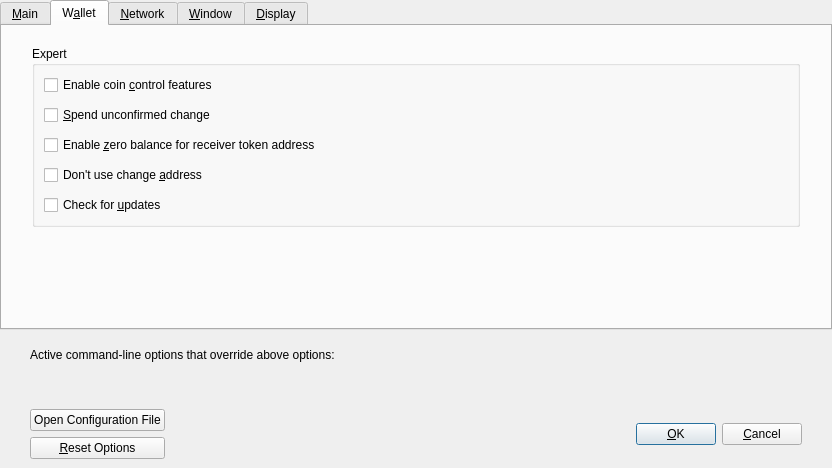
<?xml version="1.0" encoding="UTF-8"?>
<ui version="4.0">
 <class>OptionsDialog</class>
 <widget class="QDialog" name="OptionsDialog">
  <property name="geometry">
   <rect>
    <x>0</x>
    <y>0</y>
    <width>832</width>
    <height>468</height>
   </rect>
  </property>
  <property name="windowTitle">
   <string>Options</string>
  </property>
  <property name="modal">
   <bool>true</bool>
  </property>
  <layout class="QVBoxLayout" name="verticalLayout">
   <property name="leftMargin">
    <number>0</number>
   </property>
   <property name="topMargin">
    <number>0</number>
   </property>
   <property name="rightMargin">
    <number>0</number>
   </property>
   <property name="bottomMargin">
    <number>0</number>
   </property>
   <item>
    <widget class="QTabWidget" name="tabWidget">
     <property name="currentIndex">
      <number>1</number>
     </property>
     <widget class="QWidget" name="tabMain">
      <attribute name="title">
       <string>&amp;Main</string>
      </attribute>
      <layout class="QVBoxLayout" name="verticalLayout_3">
       <property name="spacing">
        <number>10</number>
       </property>
       <property name="leftMargin">
        <number>30</number>
       </property>
       <property name="topMargin">
        <number>20</number>
       </property>
       <property name="rightMargin">
        <number>30</number>
       </property>
       <property name="bottomMargin">
        <number>20</number>
       </property>
       <item>
        <widget class="QCheckBox" name="bitcoinAtStartup">
         <property name="toolTip">
          <string>Automatically start %1 after logging in to the system.</string>
         </property>
         <property name="text">
          <string>&amp;Start %1 on system login</string>
         </property>
        </widget>
       </item>
       <item>
        <layout class="QGridLayout" name="gridLayout">
         <property name="verticalSpacing">
          <number>10</number>
         </property>
         <item row="0" column="0">
          <widget class="QLabel" name="databaseCacheLabel">
           <property name="text">
            <string>Size of &amp;database cache</string>
           </property>
           <property name="textFormat">
            <enum>Qt::PlainText</enum>
           </property>
           <property name="buddy">
            <cstring>databaseCache</cstring>
           </property>
          </widget>
         </item>
         <item row="0" column="1">
          <layout class="QHBoxLayout" name="horizontalLayout_2_Main">
           <item>
            <widget class="QSpinBox" name="databaseCache">
             <property name="minimumSize">
              <size>
               <width>100</width>
               <height>0</height>
              </size>
             </property>
            </widget>
           </item>
           <item>
            <widget class="QLabel" name="databaseCacheUnitLabel">
             <property name="text">
              <string>MB</string>
             </property>
             <property name="textFormat">
              <enum>Qt::PlainText</enum>
             </property>
            </widget>
           </item>
           <item>
            <spacer name="horizontalSpacer_2_Main">
             <property name="orientation">
              <enum>Qt::Horizontal</enum>
             </property>
             <property name="sizeHint" stdset="0">
              <size>
               <width>40</width>
               <height>20</height>
              </size>
             </property>
            </spacer>
           </item>
          </layout>
         </item>
         <item row="1" column="0">
          <widget class="QLabel" name="threadsScriptVerifLabel">
           <property name="text">
            <string>Number of script &amp;verification threads</string>
           </property>
           <property name="textFormat">
            <enum>Qt::PlainText</enum>
           </property>
           <property name="buddy">
            <cstring>threadsScriptVerif</cstring>
           </property>
          </widget>
         </item>
         <item row="1" column="1">
          <layout class="QHBoxLayout" name="horizontalLayout_3_Main">
           <item>
            <widget class="QSpinBox" name="threadsScriptVerif">
             <property name="minimumSize">
              <size>
               <width>100</width>
               <height>0</height>
              </size>
             </property>
             <property name="toolTip">
              <string>(0 = auto, &lt;0 = leave that many cores free)</string>
             </property>
            </widget>
           </item>
           <item>
            <spacer name="horizontalSpacer_3_Main">
             <property name="orientation">
              <enum>Qt::Horizontal</enum>
             </property>
             <property name="sizeHint" stdset="0">
              <size>
               <width>40</width>
               <height>20</height>
              </size>
             </property>
            </spacer>
           </item>
          </layout>
         </item>
         <item row="2" column="0">
          <widget class="QLabel" name="reserveBalanceLabel">
           <property name="text">
            <string>Reserve</string>
           </property>
           <property name="textFormat">
            <enum>Qt::PlainText</enum>
           </property>
           <property name="buddy">
            <cstring>threadsScriptVerif</cstring>
           </property>
          </widget>
         </item>
         <item row="2" column="1">
          <layout class="QHBoxLayout" name="horizontalLayout_3_Main_3">
           <item>
            <widget class="BitcoinAmountField" name="reserveBalance">
             <property name="toolTip">
              <string>(0 = auto, &lt;0 = leave that many cores free)</string>
             </property>
            </widget>
           </item>
           <item>
            <spacer name="horizontalSpacer_3_Main_3">
             <property name="orientation">
              <enum>Qt::Horizontal</enum>
             </property>
             <property name="sizeHint" stdset="0">
              <size>
               <width>40</width>
               <height>20</height>
              </size>
             </property>
            </spacer>
           </item>
          </layout>
         </item>
        </layout>
       </item>
       <item>
        <widget class="QCheckBox" name="logEvents">
         <property name="text">
          <string>Enable  log &amp;events</string>
         </property>
        </widget>
       </item>
       <item>
        <spacer name="verticalSpacer_Main">
         <property name="orientation">
          <enum>Qt::Vertical</enum>
         </property>
         <property name="sizeHint" stdset="0">
          <size>
           <width>20</width>
           <height>40</height>
          </size>
         </property>
        </spacer>
       </item>
      </layout>
     </widget>
     <widget class="QWidget" name="tabWallet">
      <attribute name="title">
       <string>W&amp;allet</string>
      </attribute>
      <layout class="QVBoxLayout" name="verticalLayout_Wallet">
       <property name="spacing">
        <number>10</number>
       </property>
       <property name="leftMargin">
        <number>30</number>
       </property>
       <property name="topMargin">
        <number>20</number>
       </property>
       <property name="rightMargin">
        <number>30</number>
       </property>
       <property name="bottomMargin">
        <number>20</number>
       </property>
       <item>
        <widget class="QGroupBox" name="groupBox">
         <property name="title">
          <string>Expert</string>
         </property>
         <layout class="QVBoxLayout" name="verticalLayout_2">
          <property name="spacing">
           <number>10</number>
          </property>
          <item>
           <widget class="QCheckBox" name="coinControlFeatures">
            <property name="toolTip">
             <string>Whether to show coin control features or not.</string>
            </property>
            <property name="text">
             <string>Enable coin &amp;control features</string>
            </property>
           </widget>
          </item>
          <item>
           <widget class="QCheckBox" name="spendZeroConfChange">
            <property name="toolTip">
             <string>If you disable the spending of unconfirmed change, the change from a transaction cannot be used until that transaction has at least one confirmation. This also affects how your balance is computed.</string>
            </property>
            <property name="text">
             <string>&amp;Spend unconfirmed change</string>
            </property>
           </widget>
          </item>
          <item>
           <widget class="QCheckBox" name="zeroBalanceAddressToken">
            <property name="text">
             <string>Enable &amp;zero balance for receiver token address</string>
            </property>
           </widget>
          </item>
          <item>
           <widget class="QCheckBox" name="notUseChangeAddress">
            <property name="text">
             <string>Don't use change &amp;address</string>
            </property>
           </widget>
          </item>
          <item>
           <widget class="QCheckBox" name="checkForUpdates">
            <property name="text">
             <string>Check for &amp;updates</string>
            </property>
           </widget>
          </item>
         </layout>
        </widget>
       </item>
       <item>
        <spacer name="verticalSpacer_Wallet">
         <property name="orientation">
          <enum>Qt::Vertical</enum>
         </property>
         <property name="sizeHint" stdset="0">
          <size>
           <width>20</width>
           <height>40</height>
          </size>
         </property>
        </spacer>
       </item>
      </layout>
     </widget>
     <widget class="QWidget" name="tabNetwork">
      <attribute name="title">
       <string>&amp;Network</string>
      </attribute>
      <layout class="QVBoxLayout" name="verticalLayout_Network">
       <property name="spacing">
        <number>10</number>
       </property>
       <property name="leftMargin">
        <number>30</number>
       </property>
       <property name="topMargin">
        <number>20</number>
       </property>
       <property name="rightMargin">
        <number>30</number>
       </property>
       <property name="bottomMargin">
        <number>20</number>
       </property>
       <item>
        <widget class="QCheckBox" name="mapPortUpnp">
         <property name="toolTip">
          <string>Automatically open the Bitcoin client port on the router. This only works when your router supports UPnP and it is enabled.</string>
         </property>
         <property name="text">
          <string>Map port using &amp;UPnP</string>
         </property>
        </widget>
       </item>
       <item>
        <widget class="QCheckBox" name="allowIncoming">
         <property name="toolTip">
          <string>Accept connections from outside.</string>
         </property>
         <property name="text">
          <string>Allow incomin&amp;g connections</string>
         </property>
        </widget>
       </item>
       <item>
        <widget class="QCheckBox" name="connectSocks">
         <property name="toolTip">
          <string>Connect to the Bitcoin network through a SOCKS5 proxy.</string>
         </property>
         <property name="text">
          <string>&amp;Connect through SOCKS5 proxy (default proxy):</string>
         </property>
        </widget>
       </item>
       <item>
        <layout class="QHBoxLayout" name="horizontalLayout_1_Network">
         <item>
          <widget class="QLabel" name="proxyIpLabel">
           <property name="text">
            <string>Proxy &amp;IP:</string>
           </property>
           <property name="textFormat">
            <enum>Qt::PlainText</enum>
           </property>
           <property name="buddy">
            <cstring>proxyIp</cstring>
           </property>
          </widget>
         </item>
         <item>
          <widget class="QValidatedLineEdit" name="proxyIp">
           <property name="minimumSize">
            <size>
             <width>140</width>
             <height>0</height>
            </size>
           </property>
           <property name="maximumSize">
            <size>
             <width>140</width>
             <height>16777215</height>
            </size>
           </property>
           <property name="toolTip">
            <string>IP address of the proxy (e.g. IPv4: 127.0.0.1 / IPv6: ::1)</string>
           </property>
          </widget>
         </item>
         <item>
          <widget class="QLabel" name="proxyPortLabel">
           <property name="text">
            <string>&amp;Port:</string>
           </property>
           <property name="textFormat">
            <enum>Qt::PlainText</enum>
           </property>
           <property name="buddy">
            <cstring>proxyPort</cstring>
           </property>
          </widget>
         </item>
         <item>
          <widget class="QLineEdit" name="proxyPort">
           <property name="minimumSize">
            <size>
             <width>55</width>
             <height>0</height>
            </size>
           </property>
           <property name="maximumSize">
            <size>
             <width>55</width>
             <height>16777215</height>
            </size>
           </property>
           <property name="toolTip">
            <string>Port of the proxy (e.g. 9050)</string>
           </property>
          </widget>
         </item>
         <item>
          <spacer name="horizontalSpacer_1_Network">
           <property name="orientation">
            <enum>Qt::Horizontal</enum>
           </property>
           <property name="sizeHint" stdset="0">
            <size>
             <width>40</width>
             <height>20</height>
            </size>
           </property>
          </spacer>
         </item>
        </layout>
       </item>
       <item>
        <layout class="QHBoxLayout" name="horizontalLayout_2_Network">
         <item>
          <widget class="QLabel" name="proxyActiveNets">
           <property name="text">
            <string>Used for reaching peers via:</string>
           </property>
           <property name="textFormat">
            <enum>Qt::PlainText</enum>
           </property>
          </widget>
         </item>
         <item>
          <widget class="QCheckBox" name="proxyReachIPv4">
           <property name="enabled">
            <bool>false</bool>
           </property>
           <property name="toolTip">
            <string>Shows if the supplied default SOCKS5 proxy is used to reach peers via this network type.</string>
           </property>
           <property name="text">
            <string/>
           </property>
          </widget>
         </item>
         <item>
          <widget class="QLabel" name="proxyReachIPv4Label">
           <property name="text">
            <string>IPv4</string>
           </property>
           <property name="textFormat">
            <enum>Qt::PlainText</enum>
           </property>
          </widget>
         </item>
         <item>
          <widget class="QCheckBox" name="proxyReachIPv6">
           <property name="enabled">
            <bool>false</bool>
           </property>
           <property name="toolTip">
            <string>Shows if the supplied default SOCKS5 proxy is used to reach peers via this network type.</string>
           </property>
           <property name="text">
            <string/>
           </property>
          </widget>
         </item>
         <item>
          <widget class="QLabel" name="proxyReachIPv6Label">
           <property name="text">
            <string>IPv6</string>
           </property>
           <property name="textFormat">
            <enum>Qt::PlainText</enum>
           </property>
          </widget>
         </item>
         <item>
          <widget class="QCheckBox" name="proxyReachTor">
           <property name="enabled">
            <bool>false</bool>
           </property>
           <property name="toolTip">
            <string>Shows if the supplied default SOCKS5 proxy is used to reach peers via this network type.</string>
           </property>
           <property name="text">
            <string/>
           </property>
          </widget>
         </item>
         <item>
          <widget class="QLabel" name="proxyReachTorLabel">
           <property name="text">
            <string>Tor</string>
           </property>
           <property name="textFormat">
            <enum>Qt::PlainText</enum>
           </property>
          </widget>
         </item>
         <item>
          <spacer name="horizontalSpacer_2_Network">
           <property name="orientation">
            <enum>Qt::Horizontal</enum>
           </property>
           <property name="sizeHint" stdset="0">
            <size>
             <width>40</width>
             <height>20</height>
            </size>
           </property>
          </spacer>
         </item>
        </layout>
       </item>
       <item>
        <widget class="QCheckBox" name="connectSocksTor">
         <property name="toolTip">
          <string>Connect to the Bitcoin network through a separate SOCKS5 proxy for Tor hidden services.</string>
         </property>
         <property name="text">
          <string>Use separate SOCKS&amp;5 proxy to reach peers via Tor hidden services:</string>
         </property>
        </widget>
       </item>
       <item>
        <layout class="QHBoxLayout" name="horizontalLayout_3_Network">
         <item>
          <widget class="QLabel" name="proxyIpTorLabel">
           <property name="text">
            <string>Proxy &amp;IP:</string>
           </property>
           <property name="textFormat">
            <enum>Qt::PlainText</enum>
           </property>
           <property name="buddy">
            <cstring>proxyIpTor</cstring>
           </property>
          </widget>
         </item>
         <item>
          <widget class="QValidatedLineEdit" name="proxyIpTor">
           <property name="minimumSize">
            <size>
             <width>140</width>
             <height>0</height>
            </size>
           </property>
           <property name="maximumSize">
            <size>
             <width>140</width>
             <height>16777215</height>
            </size>
           </property>
           <property name="toolTip">
            <string>IP address of the proxy (e.g. IPv4: 127.0.0.1 / IPv6: ::1)</string>
           </property>
          </widget>
         </item>
         <item>
          <widget class="QLabel" name="proxyPortTorLabel">
           <property name="text">
            <string>&amp;Port:</string>
           </property>
           <property name="textFormat">
            <enum>Qt::PlainText</enum>
           </property>
           <property name="buddy">
            <cstring>proxyPortTor</cstring>
           </property>
          </widget>
         </item>
         <item>
          <widget class="QLineEdit" name="proxyPortTor">
           <property name="minimumSize">
            <size>
             <width>55</width>
             <height>0</height>
            </size>
           </property>
           <property name="maximumSize">
            <size>
             <width>55</width>
             <height>16777215</height>
            </size>
           </property>
           <property name="toolTip">
            <string>Port of the proxy (e.g. 9050)</string>
           </property>
          </widget>
         </item>
         <item>
          <spacer name="horizontalSpacer_4_Network">
           <property name="orientation">
            <enum>Qt::Horizontal</enum>
           </property>
           <property name="sizeHint" stdset="0">
            <size>
             <width>40</width>
             <height>20</height>
            </size>
           </property>
          </spacer>
         </item>
        </layout>
       </item>
       <item>
        <spacer name="verticalSpacer_Network">
         <property name="orientation">
          <enum>Qt::Vertical</enum>
         </property>
         <property name="sizeHint" stdset="0">
          <size>
           <width>20</width>
           <height>40</height>
          </size>
         </property>
        </spacer>
       </item>
      </layout>
     </widget>
     <widget class="QWidget" name="tabWindow">
      <attribute name="title">
       <string>&amp;Window</string>
      </attribute>
      <layout class="QVBoxLayout" name="verticalLayout_Window">
       <property name="spacing">
        <number>10</number>
       </property>
       <property name="leftMargin">
        <number>30</number>
       </property>
       <property name="topMargin">
        <number>20</number>
       </property>
       <property name="rightMargin">
        <number>30</number>
       </property>
       <property name="bottomMargin">
        <number>20</number>
       </property>
       <item>
        <widget class="QCheckBox" name="hideTrayIcon">
         <property name="toolTip">
          <string>Hide the icon from the system tray.</string>
         </property>
         <property name="text">
          <string>&amp;Hide tray icon</string>
         </property>
        </widget>
       </item>
       <item>
        <widget class="QCheckBox" name="minimizeToTray">
         <property name="toolTip">
          <string>Show only a tray icon after minimizing the window.</string>
         </property>
         <property name="text">
          <string>&amp;Minimize to the tray instead of the taskbar</string>
         </property>
        </widget>
       </item>
       <item>
        <widget class="QCheckBox" name="minimizeOnClose">
         <property name="toolTip">
          <string>Minimize instead of exit the application when the window is closed. When this option is enabled, the application will be closed only after selecting Exit in the menu.</string>
         </property>
         <property name="text">
          <string>M&amp;inimize on close</string>
         </property>
        </widget>
       </item>
       <item>
        <spacer name="verticalSpacer_Window">
         <property name="orientation">
          <enum>Qt::Vertical</enum>
         </property>
         <property name="sizeHint" stdset="0">
          <size>
           <width>20</width>
           <height>40</height>
          </size>
         </property>
        </spacer>
       </item>
      </layout>
     </widget>
     <widget class="QWidget" name="tabDisplay">
      <attribute name="title">
       <string>&amp;Display</string>
      </attribute>
      <layout class="QVBoxLayout" name="verticalLayout_Display">
       <property name="spacing">
        <number>10</number>
       </property>
       <property name="leftMargin">
        <number>30</number>
       </property>
       <property name="topMargin">
        <number>20</number>
       </property>
       <property name="rightMargin">
        <number>30</number>
       </property>
       <property name="bottomMargin">
        <number>20</number>
       </property>
       <item>
        <layout class="QGridLayout" name="gridLayout_2">
         <property name="verticalSpacing">
          <number>10</number>
         </property>
         <item row="0" column="0">
          <widget class="QLabel" name="langLabel">
           <property name="text">
            <string>User Interface &amp;language:</string>
           </property>
           <property name="textFormat">
            <enum>Qt::PlainText</enum>
           </property>
           <property name="buddy">
            <cstring>lang</cstring>
           </property>
          </widget>
         </item>
         <item row="0" column="1">
          <widget class="QValueComboBox" name="lang">
           <property name="toolTip">
            <string>The user interface language can be set here. This setting will take effect after restarting %1.</string>
           </property>
          </widget>
         </item>
         <item row="1" column="0">
          <widget class="QLabel" name="unitLabel">
           <property name="text">
            <string>&amp;Unit to show amounts in:</string>
           </property>
           <property name="textFormat">
            <enum>Qt::PlainText</enum>
           </property>
           <property name="buddy">
            <cstring>unit</cstring>
           </property>
          </widget>
         </item>
         <item row="2" column="0">
          <widget class="QLabel" name="thirdPartyTxUrlsLabel">
           <property name="toolTip">
            <string>Third party URLs (e.g. a block explorer) that appear in the transactions tab as context menu items. %s in the URL is replaced by transaction hash. Multiple URLs are separated by vertical bar |.</string>
           </property>
           <property name="text">
            <string>&amp;Third party transaction URLs</string>
           </property>
           <property name="buddy">
            <cstring>thirdPartyTxUrls</cstring>
           </property>
          </widget>
         </item>
         <item row="1" column="1">
          <widget class="QValueComboBox" name="unit">
           <property name="toolTip">
            <string>Choose the default subdivision unit to show in the interface and when sending coins.</string>
           </property>
          </widget>
         </item>
         <item row="2" column="1">
          <widget class="QLineEdit" name="thirdPartyTxUrls">
           <property name="toolTip">
            <string>Third party URLs (e.g. a block explorer) that appear in the transactions tab as context menu items. %s in the URL is replaced by transaction hash. Multiple URLs are separated by vertical bar |.</string>
           </property>
           <property name="text">
            <string>https://explorer.mchain.network/tx/%s</string>
           </property>
          </widget>
         </item>
        </layout>
       </item>
       <item>
        <spacer name="verticalSpacer_Display">
         <property name="orientation">
          <enum>Qt::Vertical</enum>
         </property>
         <property name="sizeHint" stdset="0">
          <size>
           <width>20</width>
           <height>40</height>
          </size>
         </property>
        </spacer>
       </item>
      </layout>
     </widget>
    </widget>
   </item>
   <item>
    <widget class="QFrame" name="frame">
     <layout class="QVBoxLayout" name="verticalLayout_Bottom">
      <property name="leftMargin">
       <number>30</number>
      </property>
      <property name="rightMargin">
       <number>30</number>
      </property>
      <item>
       <layout class="QHBoxLayout" name="horizontalLayout_Bottom">
        <item>
         <widget class="QLabel" name="overriddenByCommandLineInfoLabel">
          <property name="text">
           <string>Active command-line options that override above options:</string>
          </property>
          <property name="textFormat">
           <enum>Qt::PlainText</enum>
          </property>
         </widget>
        </item>
        <item>
         <spacer name="horizontalSpacer_Bottom">
          <property name="orientation">
           <enum>Qt::Horizontal</enum>
          </property>
          <property name="sizeHint" stdset="0">
           <size>
            <width>40</width>
            <height>20</height>
           </size>
          </property>
         </spacer>
        </item>
       </layout>
      </item>
      <item>
       <widget class="QLabel" name="overriddenByCommandLineLabel">
        <property name="text">
         <string/>
        </property>
        <property name="textFormat">
         <enum>Qt::PlainText</enum>
        </property>
        <property name="wordWrap">
         <bool>true</bool>
        </property>
       </widget>
      </item>
     </layout>
    </widget>
   </item>
   <item>
    <widget class="QWidget" name="buttonsContainerWhite" native="true">
     <layout class="QHBoxLayout" name="horizontalLayout_2">
      <property name="leftMargin">
       <number>30</number>
      </property>
      <property name="rightMargin">
       <number>30</number>
      </property>
      <item>
       <layout class="QVBoxLayout" name="verticalLayout_Buttons">
        <item>
         <widget class="QPushButton" name="openBitcoinConfButton">
          <property name="toolTip">
           <string>Open the %1 configuration file from the working directory.</string>
          </property>
          <property name="text">
           <string>Open Configuration File</string>
          </property>
          <property name="autoDefault">
           <bool>false</bool>
          </property>
         </widget>
        </item>
        <item>
         <widget class="QPushButton" name="resetButton">
          <property name="toolTip">
           <string>Reset all client options to default.</string>
          </property>
          <property name="text">
           <string>&amp;Reset Options</string>
          </property>
          <property name="autoDefault">
           <bool>false</bool>
          </property>
         </widget>
        </item>
       </layout>
      </item>
      <item>
       <spacer name="horizontalSpacer_3">
        <property name="orientation">
         <enum>Qt::Horizontal</enum>
        </property>
        <property name="sizeHint" stdset="0">
         <size>
          <width>20</width>
          <height>20</height>
         </size>
        </property>
       </spacer>
      </item>
      <item>
       <widget class="QLabel" name="statusLabel">
        <property name="minimumSize">
         <size>
          <width>200</width>
          <height>0</height>
         </size>
        </property>
        <property name="font">
         <font>
          <weight>75</weight>
          <bold>true</bold>
         </font>
        </property>
        <property name="text">
         <string/>
        </property>
        <property name="textFormat">
         <enum>Qt::PlainText</enum>
        </property>
        <property name="wordWrap">
         <bool>true</bool>
        </property>
       </widget>
      </item>
      <item>
       <spacer name="horizontalSpacer">
        <property name="orientation">
         <enum>Qt::Horizontal</enum>
        </property>
        <property name="sizeHint" stdset="0">
         <size>
          <width>20</width>
          <height>20</height>
         </size>
        </property>
       </spacer>
      </item>
      <item>
       <widget class="QPushButton" name="okButton">
        <property name="text">
         <string>&amp;OK</string>
        </property>
        <property name="autoDefault">
         <bool>false</bool>
        </property>
        <property name="default">
         <bool>true</bool>
        </property>
       </widget>
      </item>
      <item>
       <widget class="QPushButton" name="cancelButton">
        <property name="text">
         <string>&amp;Cancel</string>
        </property>
        <property name="autoDefault">
         <bool>false</bool>
        </property>
       </widget>
      </item>
     </layout>
    </widget>
   </item>
  </layout>
 </widget>
 <customwidgets>
  <customwidget>
   <class>BitcoinAmountField</class>
   <extends>QLineEdit</extends>
   <header>qt/bitcoinamountfield.h</header>
   <container>1</container>
  </customwidget>
  <customwidget>
   <class>QValidatedLineEdit</class>
   <extends>QLineEdit</extends>
   <header>qt/qvalidatedlineedit.h</header>
  </customwidget>
  <customwidget>
   <class>QValueComboBox</class>
   <extends>QComboBox</extends>
   <header>qt/qvaluecombobox.h</header>
  </customwidget>
 </customwidgets>
 <resources/>
 <connections/>
</ui>
